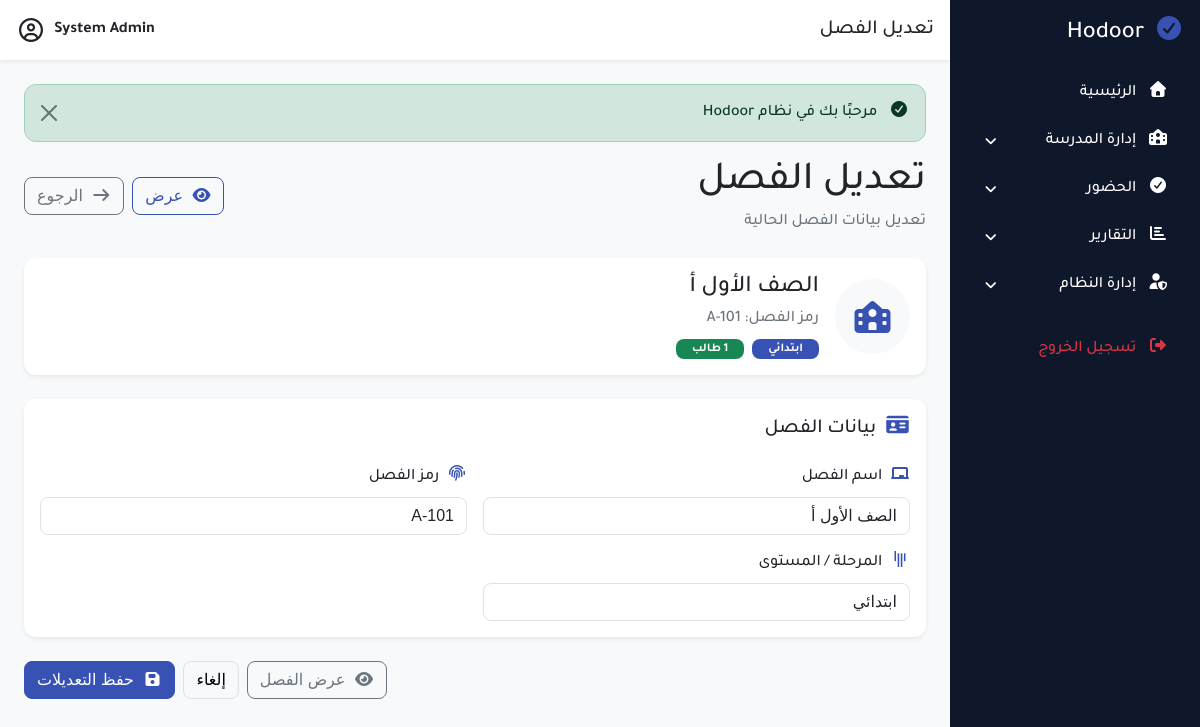
The page /modules/classrooms/edit.php?id=1 (signed in) on the database its author committed.
### tables this page shows
CREATE TABLE classrooms
(
    id         INT AUTO_INCREMENT PRIMARY KEY,
    class_name VARCHAR(100) NOT NULL,
    class_code VARCHAR(30) NULL,
    level_name VARCHAR(50) NULL,
    created_at TIMESTAMP DEFAULT CURRENT_TIMESTAMP
);

### classes/clsPath.php (called while the page is built, shortened)
<?php
class clsPath
{
    private static $domain = "http://localhost/Hodoor/";
    public static function root()
    {
        return self::$domain;
    }
    public static function modules()
    {
        return self::root() . "modules/";
    }
    public static function classrooms()
    {
        return self::modules() . "classrooms/";
    }
}

### classes/clsClassroom.php (called while the page is built, shortened)
<?php
class clsClassroom
{
    private $conn;
    public $id;
    public function __construct($db)
    {
        $this->conn = $db;
    }
    private function fill($data)
    {
        $this->id = $data['id'] ?? null;
        $this->class_name = $data['class_name'] ?? null;
        $this->class_code = $data['class_code'] ?? null;
        $this->level_name = $data['level_name'] ?? null;
    }
    public function loadById($id)
    {
        $query = "SELECT * FROM classrooms WHERE id = :id LIMIT 1";
        $stmt = $this->conn->prepare($query);
        $stmt->execute([
            ':id' => (int)$id
        ]);
        $classroom = $stmt->fetch(PDO::FETCH_ASSOC);
        return true;
    }
    public function countStudentsInClass($idClass)
    {
        $query = "SELECT COUNT(*) AS total
              FROM students
              WHERE classroom_id = :idClass";
        $stmt = $this->conn->prepare($query);
        $stmt->execute([
            ':idClass' => (int)$idClass
        ]);
        $row = $stmt->fetch(PDO::FETCH_ASSOC);
        return (int)($row['total'] ?? 0);
    }
    public function studentsCount()
    {
        return $this->countStudentsInClass($this->id);
    }
}

### classes/clsHelper.php (called while the page is built, shortened)
<?php
class clsHelper
{
    public static function e($value)
    {
        return htmlspecialchars((string)$value, ENT_QUOTES, 'UTF-8');
    }
    public static function get($key, $default = null)
    {
        return isset($_GET[$key]) ? trim($_GET[$key]) : $default;
    }
    public static function sessionGet($group, $key, $default = null)
    {
        return $_SESSION[$group][$key] ?? $default;
    }
    public static function old($key, $default = '')
    {
        return self::e(
            self::sessionGet('old', $key, $default)
        );
    }
}

### modules/classrooms/edit.php (the view, shortened to what this page needs)
<?php
require_once '../../includes/app.php';
$id = clsHelper::get('id');
$classroom = new clsClassroom($conn);
if (!$id || !$classroom->loadById($id)) {
    clsHelper::setMessage('error', 'الفصل غير موجود');
    clsHelper::redirect(clsPath::classrooms() . 'index.php');
}
$totalStudents = $classroom->studentsCount();
?>
<?php require_once '../../includes/header.php'; ?>
<?php require_once '../../includes/sidebar.php'; ?>
    <div class="main-content w-100">
        <?php require_once '../../includes/navbar.php'; ?>
        <div class="content p-4 classrooms">
            <?php require_once '../../includes/alerts.php'; ?>
            <div class="d-flex justify-content-between align-items-center mb-4">
                <div>
                    <h1 class="mb-1">تعديل الفصل</h1>
                    <p class="text-muted mb-0">تعديل بيانات الفصل الحالية</p>
                </div>
                <div class="d-flex gap-2">
                    <a href="<?= clsPath::classrooms(); ?>view.php?id=<?= $classroom->id; ?>"
                       class="btn btn-outline-primary">
                        <i class="fa fa-eye me-1"></i>
                        عرض
                    </a>
                    <a href="<?= clsPath::classrooms(); ?>index.php"
                       class="btn btn-outline-secondary">
                        <i class="fa fa-arrow-right me-1"></i>
                        الرجوع
                    </a>
                </div>
            </div>
            <div class="card shadow-sm border-0 mb-4">
                <div class="card-body">
                    <div class="d-flex align-items-center flex-wrap gap-3">
                        <div class="rounded-circle bg-light d-flex align-items-center justify-content-center"
                             style="width:75px;height:75px;">
                            <i class="fa fa-school text-primary fs-2"></i>
                        </div>
                        <div>
                            <h4 class="mb-1">
                                <?= clsHelper::e($classroom->class_name); ?>
                            </h4>
                            <p class="text-muted mb-2">
                                رمز الفصل:
                                <?= clsHelper::e($classroom->class_code ?: '-'); ?>
                            </p>
                            <div class="d-flex gap-2 flex-wrap">
                            <span class="badge bg-primary px-3">
                                <?= clsHelper::e($classroom->level_name ?: '-'); ?>
                            </span>
                                <span class="badge bg-success px-3">
                                <?= clsHelper::e($totalStudents); ?> طالب
                            </span>
                            </div>
                        </div>
                    </div>
                </div>
            </div>
            <form action="<?= clsPath::classrooms(); ?>update.php" method="POST">
                <div class="card shadow-sm border-0 mb-4">
                    <div class="card-body">
                        <h5 class="mb-4">
                            <i class="fa fa-id-card text-primary me-1"></i>
                            بيانات الفصل
                        </h5>
                        <div class="row g-3">
                            <div class="col-md-6">
                                <label class="form-label">
                                    <i class="fa-solid fa-chalkboard text-primary me-1"></i>
                                    اسم الفصل
                                </label>
                                <input type="text"
                                       name="class_name"
                                       class="form-control"
                                       value="<?= clsHelper::old('class_name', $classroom->class_name); ?>">
                            </div>
                            <div class="col-md-6">
                                <label class="form-label">
                                    <i class="fa-solid fa-fingerprint text-primary me-1"></i>
                                    رمز الفصل
                                </label>
                                <input type="text"
                                       name="class_code"
                                       class="form-control"
                                       value="<?= clsHelper::old('class_code', $classroom->class_code); ?>">
                            </div>
                            <div class="col-md-6">
                                <label class="form-label">
                                    <i class="fa-brands fa-gitter text-primary me-1"></i>
                                    المرحلة / المستوى
                                </label>
                                <input type="text"
                                       name="level_name"
                                       class="form-control"
                                       value="<?= clsHelper::old('level_name', $classroom->level_name); ?>">
                            </div>
                        </div>
                    </div>
                </div>
                <div class="d-flex justify-content-end gap-2">
                    <a href="<?= clsPath::classrooms(); ?>view.php?id=<?= $classroom->id; ?>"
                       class="btn btn-outline-secondary">
                        <i class="fa fa-eye me-1"></i>
                        عرض الفصل
                    </a>
                    <a href="<?= clsPath::classrooms(); ?>index.php"
                       class="btn btn-light border">
                        إلغاء
                    </a>
                    <button type="submit" class="btn btn-primary">
                        <i class="fa fa-save me-1"></i>
                        حفظ التعديلات
                    </button>
                </div>
            </form>
        </div>
    </div>
<?php require_once '../../includes/footer.php'; ?>

### assets/css/dashboard.css (style rules this page uses)
.main-content { background: #f8f9fa; min-width: 0; }
.content { min-height: calc(100vh - 60px); }

### assets/css/mainColors.css (style rules this page uses)
:root { --main-color: #3852b4; --main-color-hover: #2f4599; --main-color-dark: #263a82; --main-color-light: #eef2ff; --secondary-color: #5e7ac4; --body-bg: #f8f9fa; --box-bg: #ffffff; --text-color: #212529; --text-muted: #6c757d; --white-color: #ffffff; --border-color: #dee2e6; --border-light: #edf0f5; --success-color: #198754; --danger-color: #dc3545; --warning-color: #ffc107; --info-color: #0dcaf0; --main-radius: 12px; --small-radius: 8px; --main-shadow: 0 6px 18px rgba(0, 0, 0, 0.08); --soft-shadow: 0 3px 10px rgba(0, 0, 0, 0.05); --focus-shadow: 0 0 0 0.25rem rgba(56, 82, 180, 0.25); }
body { background-color: var(--body-bg); color: var(--text-color); }
.text-muted { color: var(--text-muted) !important; }
.text-primary { color: var(--main-color) !important; }
.bg-primary { background-color: var(--main-color) !important; }
.btn { border-radius: var(--small-radius); }
.btn-primary { color: var(--white-color) !important; background-color: var(--main-color) !important; border-color: var(--main-color) !important; }
.btn-outline-primary { color: var(--main-color) !important; border-color: var(--main-color) !important; }
.card { background-color: var(--box-bg); border-color: var(--border-color); border-radius: var(--main-radius); box-shadow: var(--soft-shadow); }
.form-label { color: var(--text-color); }
.form-control, .form-select { color: var(--text-color); background-color: var(--box-bg); border-color: var(--border-color); border-radius: var(--small-radius); }
.form-control::placeholder { color: var(--text-muted); }
.badge { border-radius: var(--small-radius); }
.badge.bg-primary, .bg-primary.badge { background-color: var(--main-color) !important; color: var(--white-color) !important; }

### rows shown on the page
classrooms: class_name "الصف الأول أ", class_code "A-101", level_name "ابتدائي", id "1"

### other values the page prints
clsHelper::e($title ?? '') "تعديل الفصل"
clsHelper::e($success) "مرحبًا بك في نظام Hodoor"
